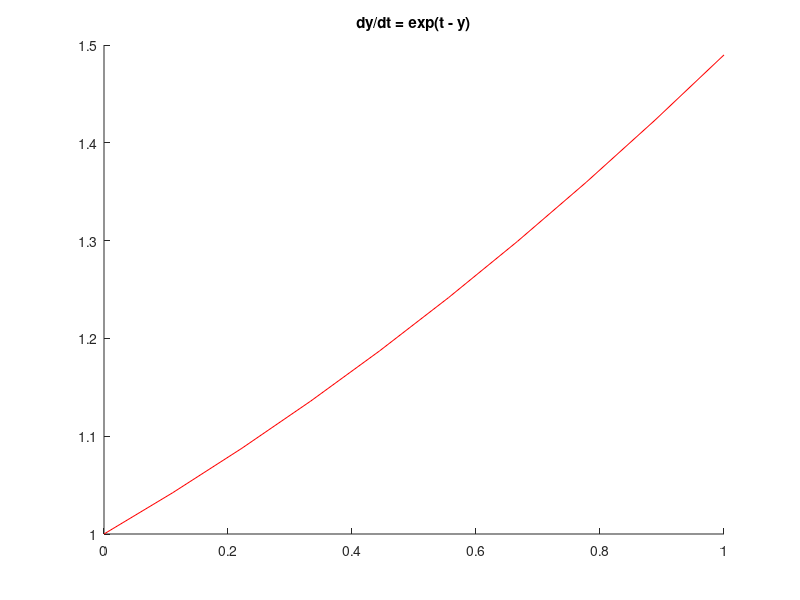

Write MATLAB code to recreate this figure. (Note: this script raises an error after producing the figure.)
close all; clear;

%% PART A 5.1.2 (a)
a = 0; b = 1; 
y0 = 1;
t0 = 0;

f = @(t,y) exp(t - y);
fe = @(t,y) log( exp(t) - 1 + exp(1));

ns = {10, 20, 40, 80,160};

figure (1); hold on; 
title('dy/dt = exp(t - y)');
x = linspace(a,b,10);
plot(x,fe(x),'color','r');

for i = 1:numel(ns)
    n = ns{i};
    h = (b-a)/n;
    
    [y,t] = Rk(f,y0,t0,h,n);
    
    x = linspace(a,b,n);
    
    plot(x,y,'color','b');
    
end

clear; 

%% PART A 5.1.2 (b)
a = 1; b = 2; 
y0 = 2;
t0 = 1;

f = @(t,y) t^(-2) * (sin(2*t) - 2*t*y);
fe = @(t,y) (-cos(2.*t) + cos(2) + 4) ./ (2*t.^2);

ns = {10, 20, 40, 80,160};

figure (2); hold on; 
title('dy/dt = t^(-2) * (sin(2*t) - 2*t*y)');
x = linspace(a,b,10);
plot(x,fe(x),'color','r');

for i = 1:numel(ns)
    n = ns{i};
    h = (b-a)/n;
    
    [y,t] = Rk(f,y0,t0,h,n);

    x = linspace(a,b,n);
  
    plot(x,y,'color','b');
    
end

clear; 

%% PART A 5.1.2 (c)
a = 2; b = 3; 
y0 = 2;
t0 = 2;

f = @(t,y) -y + t*y^(1/2);
fe = @(t,y) exp(-t) .* (exp(t/2) .* (t-2)  + sqrt(2) .* exp(1)).^2;

ns = {10, 20, 40, 80,160};

figure (3); hold on; 
title('dy/dt = -y + t*y^(1/2)');
x = linspace(a,b,10);
plot(x,fe(x),'color','r');

for i = 1:numel(ns)
    n = ns{i};
    h = (b-a)/n;
    
    [y,t] = Rk(f,y0,t0,h,n);

    x = linspace(a,b,n);
  
    plot(x,y,'color','b');
    
end